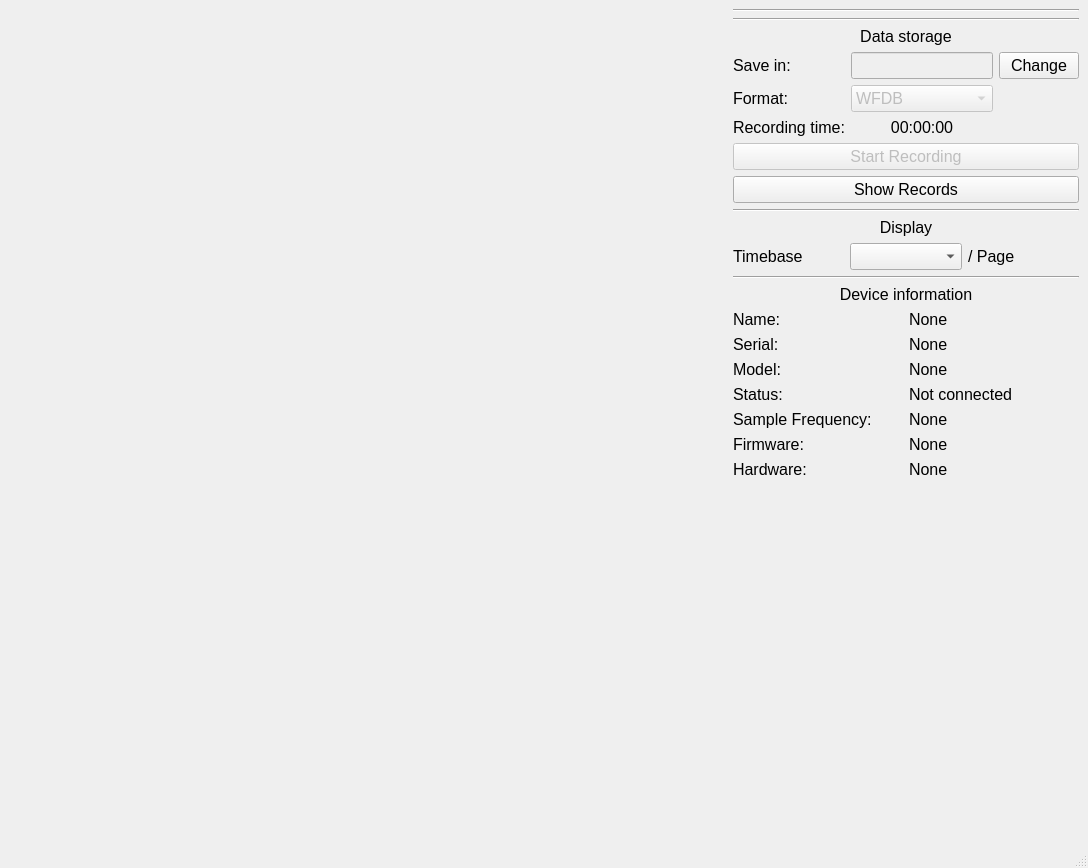
<?xml version="1.0" encoding="UTF-8"?>
<ui version="4.0">
 <class>MainWindow</class>
 <widget class="QMainWindow" name="MainWindow">
  <property name="geometry">
   <rect>
    <x>0</x>
    <y>0</y>
    <width>1088</width>
    <height>868</height>
   </rect>
  </property>
  <property name="windowTitle">
   <string>MainWindow</string>
  </property>
  <widget class="QWidget" name="centralwidget">
   <layout class="QGridLayout" name="gridLayout">
    <item row="0" column="1">
     <layout class="QVBoxLayout" name="verticalLayout">
      <item>
       <widget class="Line" name="line_3">
        <property name="orientation">
         <enum>Qt::Orientation::Horizontal</enum>
        </property>
       </widget>
      </item>
      <item>
       <widget class="Line" name="line">
        <property name="orientation">
         <enum>Qt::Orientation::Horizontal</enum>
        </property>
       </widget>
      </item>
      <item>
       <widget class="QLabel" name="labelDataStorage">
        <property name="font">
         <font>
          <pointsize>12</pointsize>
         </font>
        </property>
        <property name="text">
         <string>Data storage</string>
        </property>
        <property name="alignment">
         <set>Qt::AlignmentFlag::AlignCenter</set>
        </property>
       </widget>
      </item>
      <item>
       <layout class="QHBoxLayout" name="horizontalLayout_2">
        <item>
         <layout class="QGridLayout" name="gridLayout_7">
          <item row="1" column="1">
           <widget class="QLineEdit" name="lineEditSave">
            <property name="enabled">
             <bool>false</bool>
            </property>
            <property name="sizePolicy">
             <sizepolicy hsizetype="Minimum" vsizetype="Minimum">
              <horstretch>0</horstretch>
              <verstretch>0</verstretch>
             </sizepolicy>
            </property>
            <property name="font">
             <font>
              <pointsize>12</pointsize>
             </font>
            </property>
           </widget>
          </item>
          <item row="3" column="0">
           <widget class="QLabel" name="labelRT">
            <property name="font">
             <font>
              <pointsize>12</pointsize>
             </font>
            </property>
            <property name="text">
             <string>Recording time:</string>
            </property>
            <property name="alignment">
             <set>Qt::AlignmentFlag::AlignLeading|Qt::AlignmentFlag::AlignLeft|Qt::AlignmentFlag::AlignVCenter</set>
            </property>
           </widget>
          </item>
          <item row="1" column="2">
           <widget class="QPushButton" name="pushButtonSelectDirSave">
            <property name="enabled">
             <bool>true</bool>
            </property>
            <property name="sizePolicy">
             <sizepolicy hsizetype="Fixed" vsizetype="Minimum">
              <horstretch>0</horstretch>
              <verstretch>0</verstretch>
             </sizepolicy>
            </property>
            <property name="minimumSize">
             <size>
              <width>5</width>
              <height>0</height>
             </size>
            </property>
            <property name="font">
             <font>
              <pointsize>12</pointsize>
             </font>
            </property>
            <property name="text">
             <string>Change</string>
            </property>
           </widget>
          </item>
          <item row="2" column="1">
           <widget class="QComboBox" name="comboBoxFormat">
            <property name="enabled">
             <bool>false</bool>
            </property>
            <property name="font">
             <font>
              <pointsize>12</pointsize>
             </font>
            </property>
            <item>
             <property name="text">
              <string>WFDB</string>
             </property>
            </item>
            <item>
             <property name="text">
              <string>EDF</string>
             </property>
            </item>
           </widget>
          </item>
          <item row="1" column="0">
           <widget class="QLabel" name="labelDirSave">
            <property name="font">
             <font>
              <pointsize>12</pointsize>
             </font>
            </property>
            <property name="text">
             <string>Save in:</string>
            </property>
            <property name="alignment">
             <set>Qt::AlignmentFlag::AlignLeading|Qt::AlignmentFlag::AlignLeft|Qt::AlignmentFlag::AlignVCenter</set>
            </property>
           </widget>
          </item>
          <item row="3" column="1">
           <widget class="QLabel" name="labelRTvalue">
            <property name="font">
             <font>
              <pointsize>12</pointsize>
             </font>
            </property>
            <property name="text">
             <string>00:00:00</string>
            </property>
            <property name="alignment">
             <set>Qt::AlignmentFlag::AlignCenter</set>
            </property>
           </widget>
          </item>
          <item row="2" column="0">
           <widget class="QLabel" name="labelFormat">
            <property name="font">
             <font>
              <pointsize>12</pointsize>
             </font>
            </property>
            <property name="text">
             <string>Format:</string>
            </property>
            <property name="alignment">
             <set>Qt::AlignmentFlag::AlignLeading|Qt::AlignmentFlag::AlignLeft|Qt::AlignmentFlag::AlignVCenter</set>
            </property>
           </widget>
          </item>
         </layout>
        </item>
       </layout>
      </item>
      <item>
       <widget class="QPushButton" name="pushButtonRecording">
        <property name="enabled">
         <bool>false</bool>
        </property>
        <property name="font">
         <font>
          <pointsize>12</pointsize>
         </font>
        </property>
        <property name="text">
         <string>Start Recording</string>
        </property>
       </widget>
      </item>
      <item>
       <widget class="QPushButton" name="pushButtonShowRecords">
        <property name="enabled">
         <bool>true</bool>
        </property>
        <property name="font">
         <font>
          <pointsize>12</pointsize>
         </font>
        </property>
        <property name="text">
         <string>Show Records</string>
        </property>
       </widget>
      </item>
      <item>
       <widget class="Line" name="line_2">
        <property name="orientation">
         <enum>Qt::Orientation::Horizontal</enum>
        </property>
       </widget>
      </item>
      <item>
       <widget class="QLabel" name="label_2">
        <property name="font">
         <font>
          <pointsize>12</pointsize>
         </font>
        </property>
        <property name="text">
         <string>Display</string>
        </property>
        <property name="alignment">
         <set>Qt::AlignmentFlag::AlignCenter</set>
        </property>
       </widget>
      </item>
      <item>
       <layout class="QGridLayout" name="gridLayout_2">
        <item row="0" column="1">
         <widget class="QComboBox" name="comboBoxTimebase">
          <property name="font">
           <font>
            <pointsize>12</pointsize>
           </font>
          </property>
         </widget>
        </item>
        <item row="0" column="2">
         <widget class="QLabel" name="labelPage">
          <property name="font">
           <font>
            <pointsize>12</pointsize>
           </font>
          </property>
          <property name="text">
           <string>/ Page</string>
          </property>
         </widget>
        </item>
        <item row="0" column="0">
         <widget class="QLabel" name="labelTimebase">
          <property name="font">
           <font>
            <pointsize>12</pointsize>
           </font>
          </property>
          <property name="text">
           <string>Timebase</string>
          </property>
         </widget>
        </item>
       </layout>
      </item>
      <item>
       <widget class="Line" name="line_4">
        <property name="orientation">
         <enum>Qt::Orientation::Horizontal</enum>
        </property>
       </widget>
      </item>
      <item>
       <widget class="QLabel" name="labelDeviceInformation">
        <property name="font">
         <font>
          <pointsize>12</pointsize>
         </font>
        </property>
        <property name="text">
         <string>Device information</string>
        </property>
        <property name="alignment">
         <set>Qt::AlignmentFlag::AlignCenter</set>
        </property>
       </widget>
      </item>
      <item>
       <layout class="QGridLayout" name="gridLayout_5">
        <item row="4" column="1">
         <widget class="QLabel" name="labelSFValue">
          <property name="font">
           <font>
            <pointsize>12</pointsize>
           </font>
          </property>
          <property name="text">
           <string>None</string>
          </property>
         </widget>
        </item>
        <item row="3" column="0">
         <widget class="QLabel" name="labelStatus">
          <property name="font">
           <font>
            <pointsize>12</pointsize>
           </font>
          </property>
          <property name="text">
           <string>Status:</string>
          </property>
         </widget>
        </item>
        <item row="1" column="1">
         <widget class="QLabel" name="labelSerialNumberValue">
          <property name="font">
           <font>
            <pointsize>12</pointsize>
           </font>
          </property>
          <property name="text">
           <string>None</string>
          </property>
         </widget>
        </item>
        <item row="5" column="0">
         <widget class="QLabel" name="labelFirmware">
          <property name="font">
           <font>
            <pointsize>12</pointsize>
           </font>
          </property>
          <property name="text">
           <string>Firmware:</string>
          </property>
         </widget>
        </item>
        <item row="2" column="1">
         <widget class="QLabel" name="labelModelValue">
          <property name="font">
           <font>
            <pointsize>12</pointsize>
           </font>
          </property>
          <property name="text">
           <string>None</string>
          </property>
         </widget>
        </item>
        <item row="0" column="0">
         <widget class="QLabel" name="labelName">
          <property name="font">
           <font>
            <pointsize>12</pointsize>
           </font>
          </property>
          <property name="text">
           <string>Name:</string>
          </property>
         </widget>
        </item>
        <item row="0" column="1">
         <widget class="QLabel" name="labelNameValue">
          <property name="font">
           <font>
            <pointsize>12</pointsize>
           </font>
          </property>
          <property name="text">
           <string>None</string>
          </property>
         </widget>
        </item>
        <item row="4" column="0">
         <widget class="QLabel" name="labelSF">
          <property name="font">
           <font>
            <pointsize>12</pointsize>
           </font>
          </property>
          <property name="text">
           <string>Sample Frequency:</string>
          </property>
         </widget>
        </item>
        <item row="2" column="0">
         <widget class="QLabel" name="labelModel">
          <property name="font">
           <font>
            <pointsize>12</pointsize>
           </font>
          </property>
          <property name="text">
           <string>Model:</string>
          </property>
         </widget>
        </item>
        <item row="3" column="1">
         <widget class="QLabel" name="labelStatusValue">
          <property name="font">
           <font>
            <pointsize>12</pointsize>
           </font>
          </property>
          <property name="text">
           <string>Not connected</string>
          </property>
         </widget>
        </item>
        <item row="1" column="0">
         <widget class="QLabel" name="labelSerialNumber">
          <property name="font">
           <font>
            <pointsize>12</pointsize>
           </font>
          </property>
          <property name="text">
           <string>Serial:</string>
          </property>
         </widget>
        </item>
        <item row="6" column="0">
         <widget class="QLabel" name="labelHardware">
          <property name="font">
           <font>
            <pointsize>12</pointsize>
           </font>
          </property>
          <property name="text">
           <string>Hardware:</string>
          </property>
         </widget>
        </item>
        <item row="5" column="1">
         <widget class="QLabel" name="labelFirmwareValue">
          <property name="font">
           <font>
            <pointsize>12</pointsize>
           </font>
          </property>
          <property name="text">
           <string>None</string>
          </property>
         </widget>
        </item>
        <item row="6" column="1">
         <widget class="QLabel" name="labelHardwareValue">
          <property name="font">
           <font>
            <pointsize>12</pointsize>
           </font>
          </property>
          <property name="text">
           <string>None</string>
          </property>
         </widget>
        </item>
       </layout>
      </item>
      <item>
       <spacer name="verticalSpacer">
        <property name="orientation">
         <enum>Qt::Orientation::Vertical</enum>
        </property>
        <property name="sizeHint" stdset="0">
         <size>
          <width>20</width>
          <height>40</height>
         </size>
        </property>
       </spacer>
      </item>
     </layout>
    </item>
    <item row="0" column="0">
     <layout class="QHBoxLayout" name="horizontalLayout">
      <item>
       <widget class="PlotWidget" name="plotWidget" native="true">
        <property name="font">
         <font>
          <pointsize>12</pointsize>
         </font>
        </property>
        <layout class="QGridLayout" name="gridLayout_3">
         <item row="0" column="0">
          <spacer name="horizontalSpacer">
           <property name="orientation">
            <enum>Qt::Orientation::Horizontal</enum>
           </property>
           <property name="sizeHint" stdset="0">
            <size>
             <width>687</width>
             <height>20</height>
            </size>
           </property>
          </spacer>
         </item>
        </layout>
       </widget>
      </item>
     </layout>
    </item>
   </layout>
  </widget>
  <widget class="QMenuBar" name="menubar">
   <property name="geometry">
    <rect>
     <x>0</x>
     <y>0</y>
     <width>1088</width>
     <height>22</height>
    </rect>
   </property>
  </widget>
  <widget class="QStatusBar" name="statusbar"/>
 </widget>
 <customwidgets>
  <customwidget>
   <class>PlotWidget</class>
   <extends>QWidget</extends>
   <header>pyqtgraph</header>
   <container>1</container>
  </customwidget>
 </customwidgets>
 <resources/>
 <connections/>
</ui>
